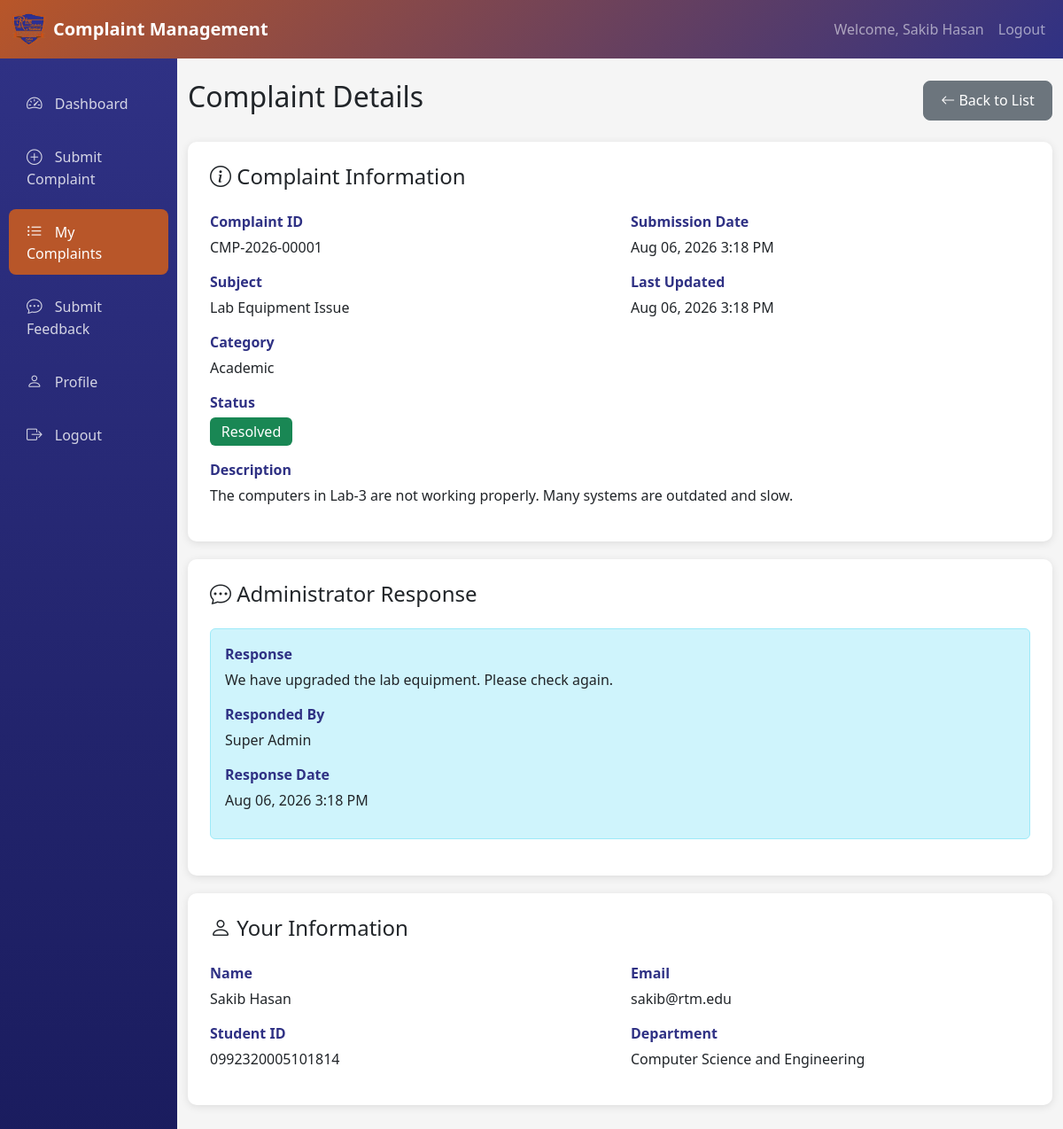
The page /student/complaint-view.php?id=1 (signed in) on the database its author committed.
### tables this page shows
CREATE TABLE IF NOT EXISTS students (
    id INT AUTO_INCREMENT PRIMARY KEY,
    name VARCHAR(100) NOT NULL,
    student_id VARCHAR(20) NOT NULL UNIQUE,
    email VARCHAR(100) NOT NULL UNIQUE,
    phone VARCHAR(20),
    department VARCHAR(100),
    password VARCHAR(255) NOT NULL,
    status ENUM('active', 'inactive') DEFAULT 'active',
    created_at TIMESTAMP DEFAULT CURRENT_TIMESTAMP,
    updated_at TIMESTAMP DEFAULT CURRENT_TIMESTAMP ON UPDATE CURRENT_TIMESTAMP,
    INDEX idx_student_id (student_id),
    INDEX idx_student_email (email),
    INDEX idx_student_status (status)
);

CREATE TABLE IF NOT EXISTS complaints (
    id INT AUTO_INCREMENT PRIMARY KEY,
    complaint_number VARCHAR(20) NOT NULL UNIQUE,
    student_id INT NOT NULL,
    category_id INT NOT NULL,
    subject VARCHAR(200) NOT NULL,
    description TEXT NOT NULL,
    attachment VARCHAR(255),
    status ENUM('Pending', 'Under Review', 'In Progress', 'Resolved', 'Rejected') DEFAULT 'Pending',
    admin_response TEXT,
    responded_by INT,
    responded_at TIMESTAMP NULL,
    created_at TIMESTAMP DEFAULT CURRENT_TIMESTAMP,
    updated_at TIMESTAMP DEFAULT CURRENT_TIMESTAMP ON UPDATE CURRENT_TIMESTAMP,
    FOREIGN KEY (student_id) REFERENCES students(id) ON DELETE CASCADE,
    FOREIGN KEY (category_id) REFERENCES categories(id) ON DELETE RESTRICT,
    FOREIGN KEY (responded_by) REFERENCES admins(id) ON DELETE SET NULL,
    INDEX idx_complaint_number (complaint_number),
    INDEX idx_complaint_student (student_id),
    INDEX idx_complaint_category (category_id),
    INDEX idx_complaint_status (status),
    INDEX idx_complaint_created (created_at)
);

CREATE TABLE IF NOT EXISTS categories (
    id INT AUTO_INCREMENT PRIMARY KEY,
    name VARCHAR(100) NOT NULL UNIQUE,
    status ENUM('active', 'inactive') DEFAULT 'active',
    created_at TIMESTAMP DEFAULT CURRENT_TIMESTAMP,
    updated_at TIMESTAMP DEFAULT CURRENT_TIMESTAMP ON UPDATE CURRENT_TIMESTAMP,
    INDEX idx_category_name (name),
    INDEX idx_category_status (status)
);

### includes/auth.php (called while the page is built, shortened)
<?php
function isLoggedIn() {
    return isset($_SESSION['user_id']) && isset($_SESSION['user_type']);
}
function isStudent() {
    return isLoggedIn() && $_SESSION['user_type'] === 'student';
}
function formatDateTime($datetime) {
    return date('M d, Y g:i A', strtotime($datetime));
}
?>

### includes/student_auth.php (called while the page is built, shortened)
<?php
require_once __DIR__ . '/auth.php';
function getCurrentStudent() {
    if (isStudent()) {
        global $pdo;
        $stmt = $pdo->prepare("SELECT * FROM students WHERE id = ? AND status = 'active'");
        $stmt->execute([$_SESSION['user_id']]);
        return $stmt->fetch();
    }
    return null;
}
?>

### student/complaint-view.php (the view, shortened to what this page needs)
<?php
require_once '../includes/auth.php';
require_once '../includes/student_auth.php';
require_once '../config/database.php';
$student = getCurrentStudent();
$complaint_id = $_GET['id'] ?? 0;
$stmt = $pdo->prepare("SELECT c.*, cat.name as category_name, s.name as student_name, s.student_id as student_reg_id,
    s.email as student_email, s.phone as student_phone, s.department as student_department,
    a.name as admin_name
    FROM complaints c
    JOIN categories cat ON c.category_id = cat.id
    JOIN students s ON c.student_id = s.id
    LEFT JOIN admins a ON c.responded_by = a.id
    WHERE c.id = ?");
$stmt->execute([$complaint_id]);
$complaint = $stmt->fetch();
?>
<!DOCTYPE html>
<html lang="en">
<head>
    <link href="https://cdn.jsdelivr.net/npm/bootstrap@5.3.0/dist/css/bootstrap.min.css" rel="stylesheet">
    <link href="https://cdn.jsdelivr.net/npm/bootstrap-icons@1.10.0/font/bootstrap-icons.css" rel="stylesheet">
    <link href="/includes/assets/css/style.css" rel="stylesheet">
</head>
<body>
    <nav class="navbar navbar-expand-lg navbar-dark" style="background: linear-gradient(135deg, var(--primary-color), var(--secondary-color));">
        <div class="container-fluid">
            <a class="navbar-brand d-flex align-items-center" href="/student/dashboard.php">
                <img src="/img/rtm-icon.png" alt="RTM Logo" width="40" height="40" class="me-2">
                Complaint Management
            </a>
            <div class="collapse navbar-collapse" id="navbarNav">
                <ul class="navbar-nav ms-auto">
                    <li class="nav-item">
                        <span class="nav-link">Welcome, <?php echo htmlspecialchars($student['name']); ?></span>
                    </li>
                    <li class="nav-item">
                        <a class="nav-link" href="/student/logout.php">Logout</a>
                    </li>
                </ul>
            </div>
        </div>
    </nav>
    <div class="container-fluid">
        <div class="row">
            <div class="col-md-3 col-lg-2 sidebar">
                <nav class="nav flex-column">
                    <a class="nav-link" href="/student/dashboard.php">
                        <i class="bi bi-speedometer2"></i> Dashboard
                    </a>
                    <a class="nav-link" href="/student/submit-complaint.php">
                        <i class="bi bi-plus-circle"></i> Submit Complaint
                    </a>
                    <a class="nav-link active" href="/student/complaints.php">
                        <i class="bi bi-list-ul"></i> My Complaints
                    </a>
                    <a class="nav-link" href="/student/feedback.php">
                        <i class="bi bi-chat-dots"></i> Submit Feedback
                    </a>
                    <a class="nav-link" href="/student/profile.php">
                        <i class="bi bi-person"></i> Profile
                    </a>
                    <a class="nav-link" href="/student/logout.php">
                        <i class="bi bi-box-arrow-right"></i> Logout
                    </a>
                </nav>
            </div>
            <div class="col-md-9 col-lg-10 py-4">
                <div class="d-flex justify-content-between align-items-center mb-4">
                    <h2>Complaint Details</h2>
                    <a href="/student/complaints.php" class="btn btn-secondary">
                        <i class="bi bi-arrow-left"></i> Back to List
                    </a>
                </div>
                <div class="complaint-detail-section">
                    <h4 class="mb-4"><i class="bi bi-info-circle"></i> Complaint Information</h4>
                    <div class="row">
                        <div class="col-md-6">
                            <div class="detail-label">Complaint ID</div>
                            <div class="detail-value"><?php echo htmlspecialchars($complaint['complaint_number']); ?></div>
                            <div class="detail-label">Subject</div>
                            <div class="detail-value"><?php echo htmlspecialchars($complaint['subject']); ?></div>
                            <div class="detail-label">Category</div>
                            <div class="detail-value"><?php echo htmlspecialchars($complaint['category_name']); ?></div>
                            <div class="detail-label">Status</div>
                            <div class="detail-value">
                                <span class="badge badge-<?php echo str_replace(' ', '-', $complaint['status']); ?> fs-6">
                                    <?php echo htmlspecialchars($complaint['status']); ?>
                                </span>
                            </div>
                        </div>
                        <div class="col-md-6">
                            <div class="detail-label">Submission Date</div>
                            <div class="detail-value"><?php echo formatDateTime($complaint['created_at']); ?></div>
                            <div class="detail-label">Last Updated</div>
                            <div class="detail-value"><?php echo formatDateTime($complaint['updated_at']); ?></div>
                        </div>
                    </div>
                    <div class="detail-label">Description</div>
                    <div class="detail-value"><?php echo nl2br(htmlspecialchars($complaint['description'])); ?></div>
                </div>
                <div class="complaint-detail-section">
                    <h4 class="mb-4"><i class="bi bi-chat-dots"></i> Administrator Response</h4>
                    <?php if ($complaint['admin_response']): ?>
                        <div class="alert alert-info">
                            <div class="detail-label">Response</div>
                            <div class="detail-value"><?php echo nl2br(htmlspecialchars($complaint['admin_response'])); ?></div>
                            <div class="detail-label">Responded By</div>
                            <div class="detail-value"><?php echo htmlspecialchars($complaint['admin_name']); ?></div>
                            <div class="detail-label">Response Date</div>
                            <div class="detail-value"><?php echo formatDateTime($complaint['responded_at']); ?></div>
                        </div>
                    <?php else: ?>
                        <div class="alert alert-warning">
                            <i class="bi bi-clock"></i> No response has been added yet. Please check back later.
                        </div>
                    <?php endif; ?>
                </div>
                <div class="complaint-detail-section">
                    <h4 class="mb-4"><i class="bi bi-person"></i> Your Information</h4>
                    <div class="row">
                        <div class="col-md-6">
                            <div class="detail-label">Name</div>
                            <div class="detail-value"><?php echo htmlspecialchars($complaint['student_name']); ?></div>
                            <div class="detail-label">Student ID</div>
                            <div class="detail-value"><?php echo htmlspecialchars($complaint['student_reg_id']); ?></div>
                        </div>
                        <div class="col-md-6">
                            <div class="detail-label">Email</div>
                            <div class="detail-value"><?php echo htmlspecialchars($complaint['student_email']); ?></div>
                            <div class="detail-label">Department</div>
                            <div class="detail-value"><?php echo htmlspecialchars($complaint['student_department']); ?></div>
                        </div>
                    </div>
                </div>
            </div>
        </div>
    </div>
</body>
</html>

### includes/assets/css/style.css (style rules this page uses)
:root { --primary-color: #b85629; --secondary-color: #2f3184; --success-color: #198754; --danger-color: #dc3545; --warning-color: #ffc107; --info-color: #0dcaf0; --light-color: #f8f9fa; --dark-color: #212529; }
body { font-family: 'Segoe UI', Tahoma, Geneva, Verdana, sans-serif; background-color: #f5f5f5; }
.navbar-brand { font-weight: 600; font-size: 1.25rem; }
.badge { padding: 0.5em 0.8em; font-weight: 500; }
.badge-Resolved { background-color: var(--success-color); color: white; }
.btn { border-radius: 8px; padding: 0.6rem 1.2rem; font-weight: 500; }
.sidebar { background: linear-gradient(180deg, var(--secondary-color) 0%, #1a1c5e 100%); min-height: calc(100vh - 56px); padding: 20px 0; }
.sidebar .nav-link { color: rgba(255, 255, 255, 0.8); padding: 12px 20px; border-radius: 8px; margin: 5px 10px; transition: all 0.2s; }
.sidebar .nav-link:hover, .sidebar .nav-link.active { background-color: var(--primary-color); color: white; }
.sidebar .nav-link i { margin-right: 10px; font-size: 1.1rem; }
.complaint-detail-section { background-color: white; padding: 25px; border-radius: 10px; margin-bottom: 20px; box-shadow: 0 2px 10px rgba(0, 0, 0, 0.1); }
.detail-label { font-weight: 600; color: var(--secondary-color); margin-bottom: 5px; }
.detail-value { color: var(--dark-color); margin-bottom: 15px; }

### rows shown on the page
students: name "Sakib Hasan"
complaints: complaint_number "CMP-2026-00001", subject "Lab Equipment Issue", category.name "Academic", status "Resolved", created_at "Aug 06, 2026 3:18 PM", updated_at "Aug 06, 2026 3:18 PM", description "The computers in Lab-3 are not working properly. Many systems are outdated and slow.", admin_response "We have upgraded the lab equipment. Please check again.", responded_by.name "Super Admin", responded_at "Aug 06, 2026 3:18 PM", student.name "Sakib Hasan", student.student_id "0992320005101814", student.email "sakib@rtm.edu", student.department "Computer Science and Engineering"
